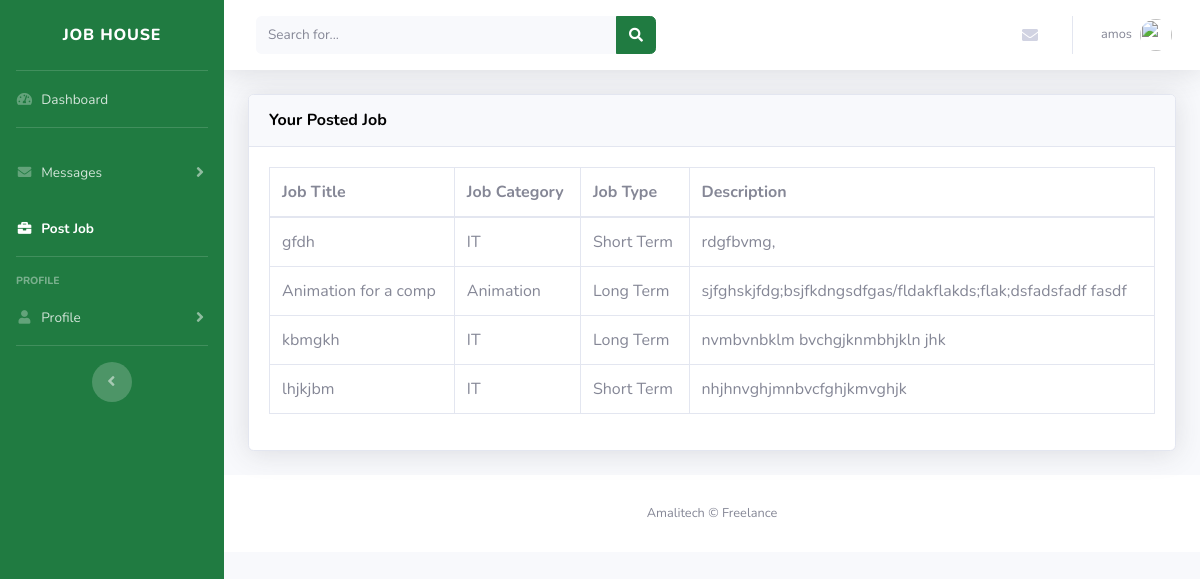
The app's page /client_job_posted.php (signed in), older data.
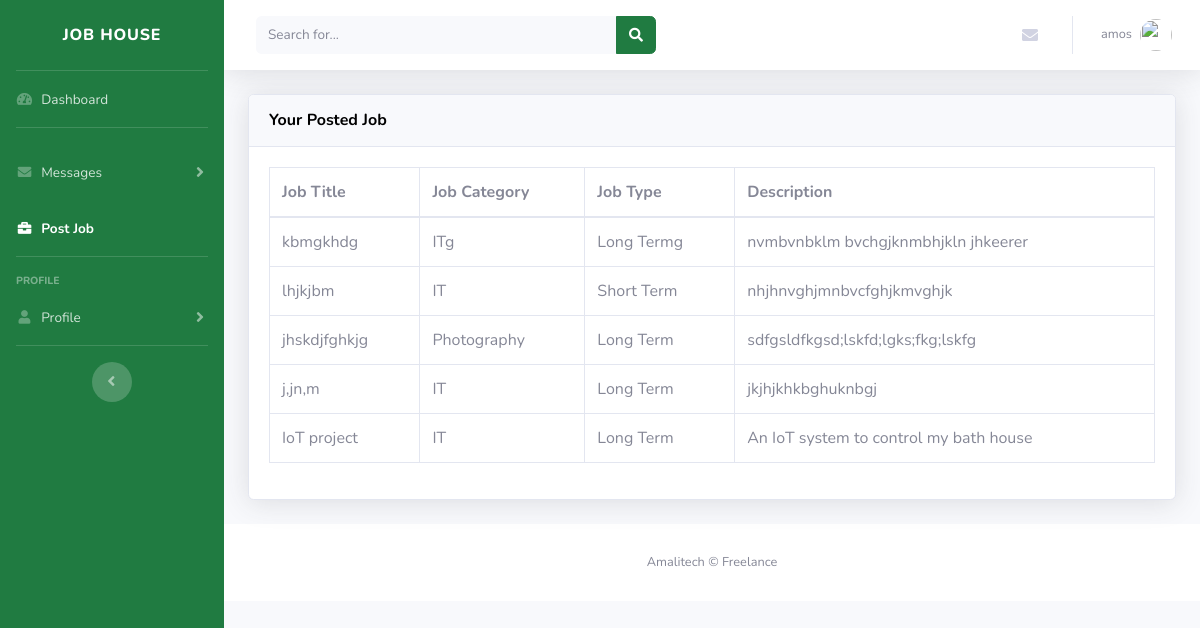
The same page, newer data.
### tables this page shows
CREATE TABLE `job_posted` (
  `id` int(11) NOT NULL,
  `job_title` varchar(20) NOT NULL,
  `job_category` varchar(30) NOT NULL,
  `job_type` varchar(20) NOT NULL,
  `budget` int(10) NOT NULL,
  `description` text NOT NULL,
  `created_date` timestamp NOT NULL DEFAULT CURRENT_TIMESTAMP,
  `closed` int(1) NOT NULL DEFAULT '0',
  `user_id` int(10) NOT NULL
);

### client_job_posted.php (the view, shortened to what the changed rows need)
<?php
include('config/dbconfig2.php');
$id = $_SESSION['id'];
?>
<!DOCTYPE html>
<html lang="en">
<head>
  <link href="admin/vendor/fontawesome-free/css/all.min.css" rel="stylesheet" type="text/css">
  <link href="admin/css/sb-admin-2.min.css" rel="stylesheet">
</head>
<body id="page-top">
  <div id="wrapper">
    <div id="content-wrapper" class="d-flex flex-column">
      <div id="content">
        <div class="container-fluid">
          <div class="card shadow mb-4">
            <div class="card-body">
              <div class="table-responsive">
                <table class="table table-bordered" id="dataTable" width="100%" cellspacing="0">
                  <thead>
                    <tr>
                      <th>Job Title</th>
                      <th>Job Category</th>
                       <th>Job Type</th>
                      <th>Description</th>
                    </tr>
                  </thead>
                  <tbody>
                      <?php
                        $sql = mysqli_query($con, "SELECT * From job_posted where user_id='$id'");
                        while ($row = mysqli_fetch_array($sql)){
                      echo
                         '<tr>
                    <td>'.$row["job_title"].'</td>
                    <td>'.$row["job_category"].'</td>
                    <td>'.$row["job_type"].'</td>
                    <td>'.$row["description"].'</td>
                      </tr> ';
                        }
                        ?>
                 </tbody>
                </table>
              </div>
            </div>
        </div>
      </div>
    </div>
  </div>
</body>
</html>

Row changes from the older to the newer data that the page shows:
removed job_posted: job_title "gfdh", job_category "IT", job_type "Short Term", description "rdgfbvmg,"
removed job_posted: job_title "Animation for a comp", job_category "Animation", job_type "Long Term", description "sjfghskjfdg;bsjfkdngsdfgas/fldakflakds;flak;dsfadsfadf fasdf"
changed job_posted: job_title "kbmgkh" → "kbmgkhdg"; job_category "IT" → "ITg"; job_type "Long Term" → "Long Termg"; description "nvmbvnbklm bvchgjknmbhjkln jhk" → "nvmbvnbklm bvchgjknmbhjkln jhkeerer"
added job_posted: job_title "jhskdjfghkjg", job_category "Photography", job_type "Long Term", description "sdfgsldfkgsd;lskfd;lgks;fkg;lskfg"
added job_posted: job_title "j,jn,m", job_category "IT", job_type "Long Term", description "jkjhjkhkbghuknbgj"
added job_posted: job_title "IoT project", job_category "IT", job_type "Long Term", description "An IoT system to control my bath house"
